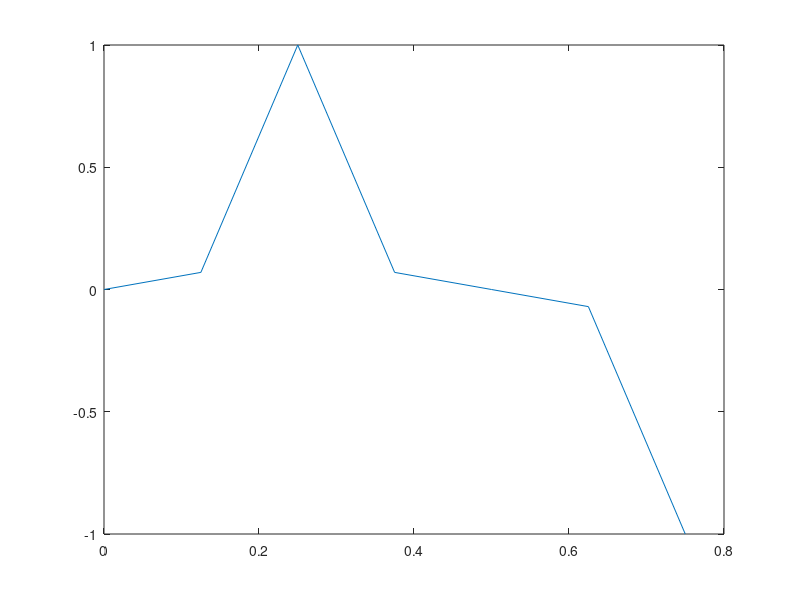

This chart was generated by the following MATLAB code: (Note: this script raises an error after producing the figure.)
%%
% Spektralanalyse
x = [0 0.07 1 0.07 0 -0.07 -1];

% Sampling Frequenz
Fs = 8;

% Aus der Sampling-Frequenz bekommt man das Sampling-Intervall:
Ts = 1/Fs;

% Länge des Signalvektors:
N = length(x);

% Dauer des Signals:
T = N * Ts;

% Zeit-Vektor:
t = [0:Ts:T-Ts];

% Plotten des diskretisiertem Signal:
plot(t, x);

%%
% Signal-Vektor Beispiel

% Signal-Vektor
x = readmatrix("W2021\Signal.csv");

% Sampling Frequenz
Fs = 1000;

% Aus der Sampling-Frequenz bekommt man das Sampling-Intervall:
Ts = 1/Fs;

% Länge des Signalvektors:
N = length(x);

% Dauer des Signals:
T = N * Ts;

% Zeit-Vektor:
t = [0:Ts:T-Ts];

% Plotten des diskretisiertem Signal:
plot(t, x);

%%
% Nicht-stationäre Signale -> Für Elise
[x Fs] = audioread('W2021\FurElise.wav');
stft(x, Fs, 'Window', rectwin(128), 'OverlapLength', 0);
stft(x, Fs, 'Window', rectwin(4096), 'OverlapLength', 0);

%%
% Wavelet
[x Fs] = audioread('W2021\FurElise.wav');
cwt(x, Fs);